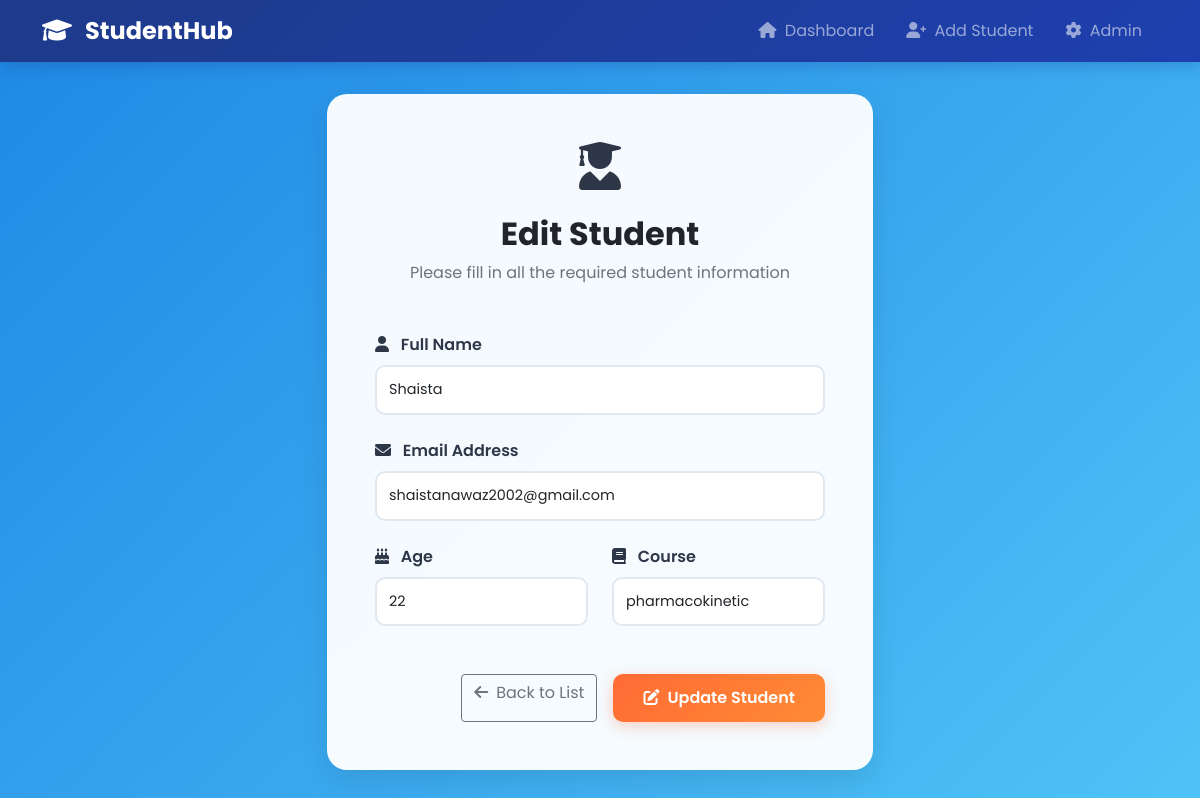
The page /students/3/edit/ on the database its author committed.
### students/models.py (models this page shows, shortened)
class Student(models.Model):
    name = models.CharField(max_length=100)
    email = models.EmailField()
    age = models.IntegerField()
    course = models.CharField(max_length=50)
    class Meta:
        ordering = ['name']

### students/views.py (the view, shortened to what this page needs)
# urls.py: path('<int:pk>/edit/', views.StudentUpdateView.as_view(), name='student_edit'),
class StudentUpdateView(UpdateView):
    model = Student
    form_class = StudentForm
    template_name = 'students/student_form.html'
    success_url = reverse_lazy('student_list')
    def get_context_data(self, **kwargs):
        context = super().get_context_data(**kwargs)
        context['title'] = 'Edit Student'
        context['button_text'] = 'Update Student'
        context['button_icon'] = 'edit'
        return context

### students/forms.py
class StudentForm(forms.ModelForm):
    class Meta:
        model = Student
        fields = ['name', 'email', 'age', 'course']
        widgets = {
            'name': forms.TextInput(attrs={
                'class': 'form-control',
                'placeholder': 'Enter full name'
            }),
            'email': forms.EmailInput(attrs={
                'class': 'form-control',
                'placeholder': 'Enter email address'
            }),
            'age': forms.NumberInput(attrs={
                'class': 'form-control',
                'placeholder': 'Enter age'
            }),
            'course': forms.TextInput(attrs={
                'class': 'form-control',
                'placeholder': 'Enter course name'
            }),
        }
        labels = {
            'name': 'Full Name',
            'email': 'Email Address',
            'age': 'Age',
            'course': 'Course',
        }

### templates/students/student_form.html (shortened to what this page needs)
{% extends 'students/base.html' %}
{% block content %}
<div class="row justify-content-center">
    <div class="col-lg-6">
        <div class="main-container">
            <div class="p-4 p-md-5">
                <div class="text-center mb-5 slide-in">
                    <div class="header-icon mb-4">
                        <i class="fas fa-user-graduate fa-3x text-primary-orange"></i>
                    </div>
                    <h2 class="fw-bold text-dark">{{ title }}</h2>
                    <p class="text-muted">Please fill in all the required student information</p>
                </div>
                <form method="post" class="fade-in">
                    <div class="row">
                        <div class="col-12 mb-4">
                            <label for="{{ form.name.id_for_label }}" class="form-label">
                                <i class="fas fa-user me-2 text-primary-orange"></i>
                                {{ form.name.label }}
                            </label>
                            {{ form.name }}
                        </div>
                        <div class="col-12 mb-4">
                            <label for="{{ form.email.id_for_label }}" class="form-label">
                                <i class="fas fa-envelope me-2 text-primary-orange"></i>
                                {{ form.email.label }}
                            </label>
                            {{ form.email }}
                        </div>
                        <div class="col-md-6 mb-4">
                            <label for="{{ form.age.id_for_label }}" class="form-label">
                                <i class="fas fa-birthday-cake me-2 text-primary-orange"></i>
                                {{ form.age.label }}
                            </label>
                            {{ form.age }}
                        </div>
                        <div class="col-md-6 mb-4">
                            <label for="{{ form.course.id_for_label }}" class="form-label">
                                <i class="fas fa-book me-2 text-primary-orange"></i>
                                {{ form.course.label }}
                            </label>
                            {{ form.course }}
                        </div>
                    </div>
                    <div class="d-grid gap-2 d-md-flex justify-content-md-end mt-4">
                        <a href="{% url 'student_list' %}" class="btn btn-outline-secondary me-md-2">
                            <i class="fas fa-arrow-left me-2"></i>Back to List
                        </a>
                        <button type="submit" class="btn btn-primary-custom">
                            <i class="fas fa-{{ button_icon }} me-2"></i>{{ button_text }}
                        </button>
                    </div>
                </form>
            </div>
        </div>
    </div>
</div>
{% endblock %}

### templates/students/base.html (style rules this page uses)
:root { --primary-orange: #FF6B35; --secondary-blue: #1E88E5; --accent-sky: #4FC3F7; --light-bg: #F8F9FA; --dark-text: #2D3748; --light-text: #FFFFFF; --success: #28A745; --warning: #FFC107; --danger: #DC3545; }
* { font-family: 'Poppins', sans-serif; }
body { background: linear-gradient(135deg, var(--secondary-blue) 0%, var(--accent-sky) 100%); min-height: 100vh; color: var(--dark-text); }
.main-container { background: rgba(255, 255, 255, 0.95); border-radius: 20px; box-shadow: 0 10px 30px rgba(0, 0, 0, 0.1); margin: 2rem auto; overflow: hidden; backdrop-filter: blur(10px); }
.btn-primary-custom { background: linear-gradient(135deg, var(--primary-orange), #FF8B35); border: none; border-radius: 10px; padding: 12px 30px; font-weight: 600; color: white; transition: all 0.3s ease; box-shadow: 0 4px 15px rgba(255, 107, 53, 0.3); }
.form-control { border-radius: 10px; border: 2px solid #E2E8F0; padding: 12px; transition: all 0.3s ease; font-size: 0.9rem; }
.form-label { font-weight: 600; color: var(--dark-text); margin-bottom: 0.5rem; }
.fade-in { animation: fadeIn 0.6s ease-in; }
.slide-in { animation: slideIn 0.6s ease-out; }

### templates/students/student_form.html (style rules this page uses)
.header-icon { animation: bounce 2s infinite; }

### rows shown on the page
Student: name "Shaista", email "shaistanawaz2002@gmail.com", age "22", course "pharmacokinetic"

### other values the page prints
{{ title }} "Edit Student"
{{ button_text }} "Update Student"
